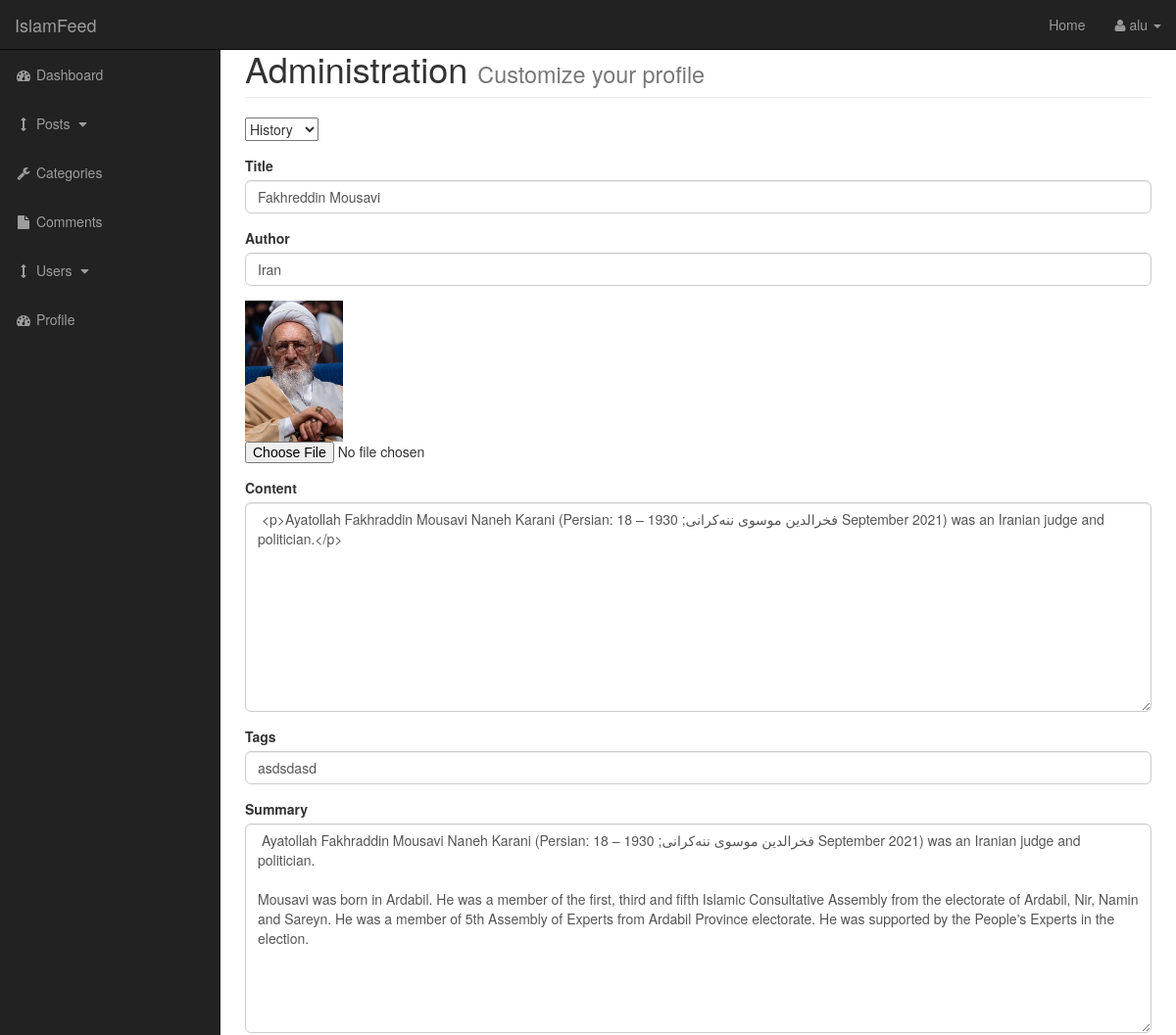
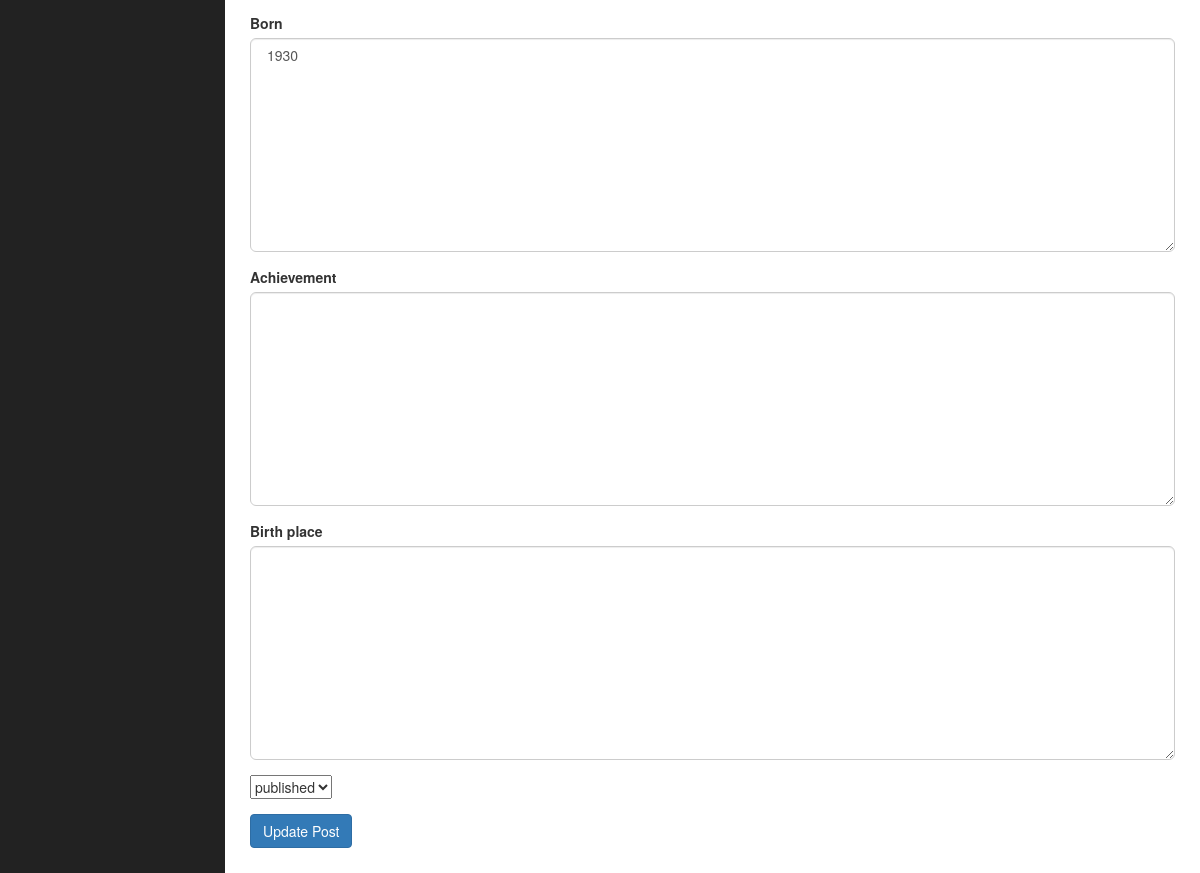
/admin/admin_posts.php?source=edit_post&p_id=12 (signed in), run on an earlier commit of the app's database (2 pictures, top to bottom).
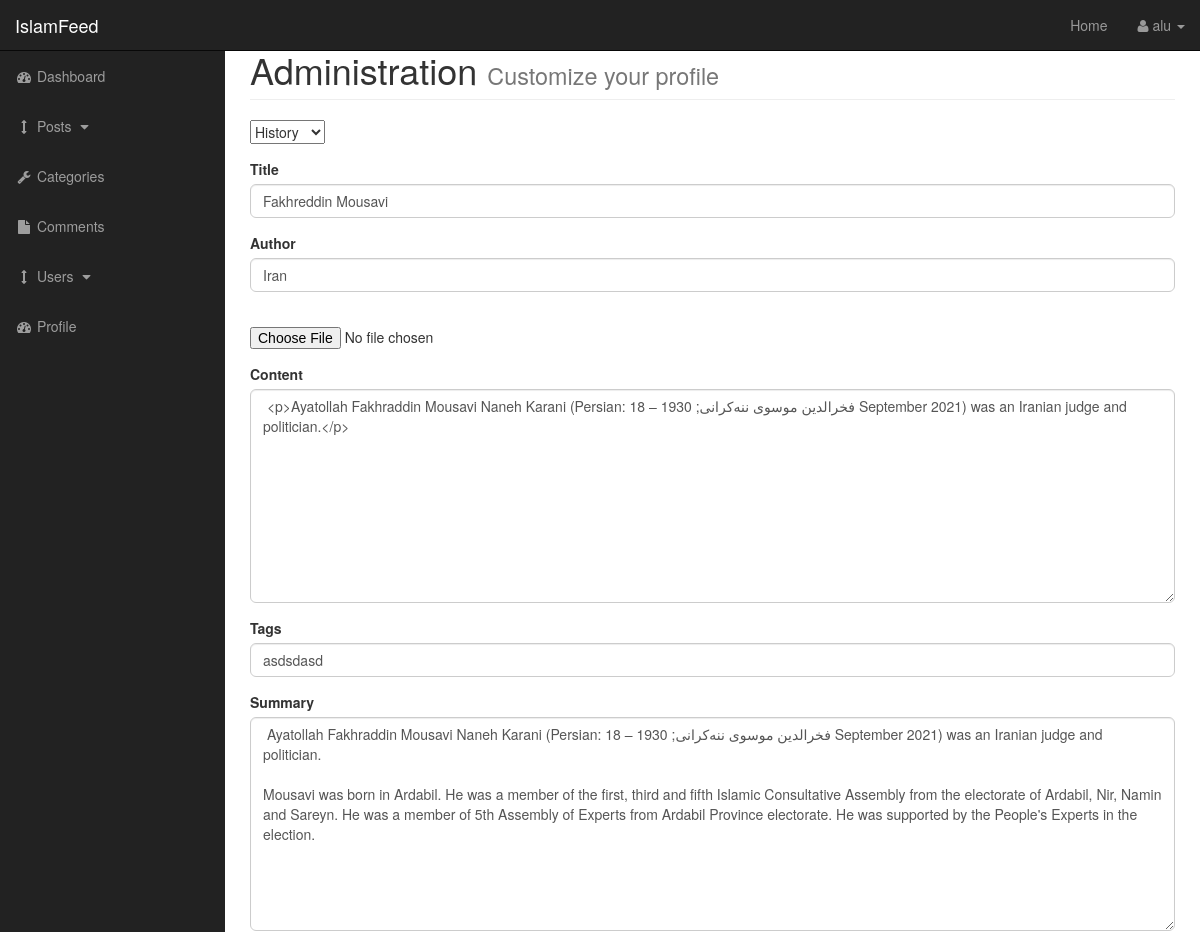
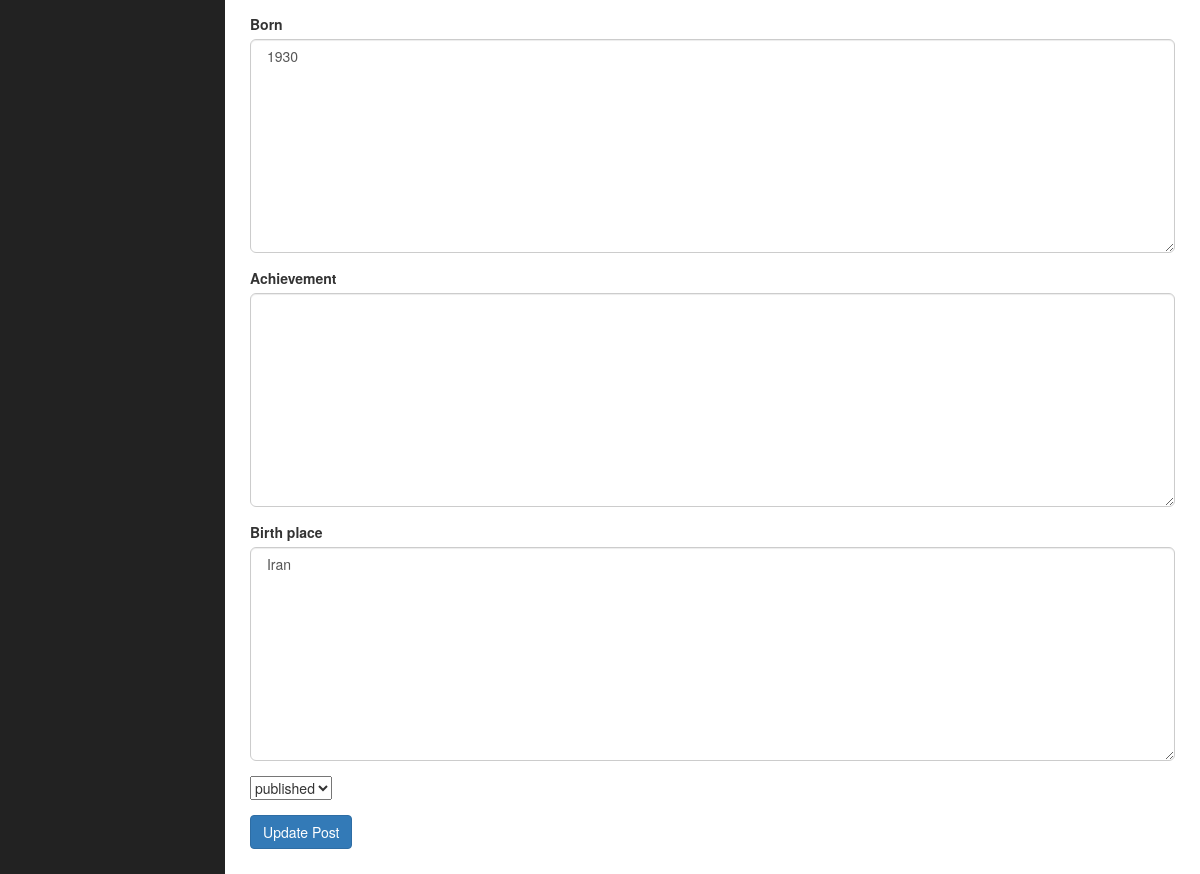
And on a later commit of the database (2 pictures, top to bottom).
### tables this page shows
CREATE TABLE `posts` (
  `post_id` int(11) NOT NULL AUTO_INCREMENT,
  `post_category_id` int(11) DEFAULT NULL,
  `post_title` varchar(191) DEFAULT '',
  `post_author` varchar(191) DEFAULT '',
  `post_date` date DEFAULT NULL,
  `post_image` text,
  `post_content` text,
  `post_tags` varchar(191) DEFAULT '',
  `post_comment_count` int(11) DEFAULT '0',
  `post_status` varchar(191) DEFAULT 'draft',
  `born` varchar(191) DEFAULT NULL,
  `post_summary` text,
  `achievement` text,
  `birth_place` text,
  PRIMARY KEY (`post_id`)
);

### admin/includes/edit_post.php (the view, shortened to what the changed rows need)
<?php
    if(isset($_GET['p_id'])){
        $the_post_id = $_GET['p_id'];
    }
    $query = "SELECT * FROM posts WHERE post_id = $the_post_id";
    $select_posts_by_id = mysqli_query($connection,$query);
    while($row = mysqli_fetch_assoc($select_posts_by_id)){
        $post_title = $row['post_title'];
        $post_author = $row['post_author'];
        $post_image = $row['post_image'];
        $post_content = $row['post_content'];
        $post_tags = $row['post_tags'];
        $post_status = $row['post_status'];
        $born = $row['born'];
        $post_summary = $row['post_summary'];
        $achievement = $row['achievement'];
        $birth_place = $row['birth_place'];
    }
?>
<form action="" method="post" enctype="multipart/form-data">
    <div class="form-group">
        <select name="post_category" id="">
            <?php
                $query = "SELECT * FROM category";
                $update_categories = mysqli_query($connection,$query);
                while($row = mysqli_fetch_assoc($update_categories)){
                    $cat_id = $row['cat_id'];
                    $cat_title = $row['cat_title'];
                    echo "<option value='$cat_id'>{$cat_title}</option>";
                }
            ?>
        </select>
    </div>
    <div class="form-group">
        <label for="title">Title</label>
        <input value="<?php echo $post_title; ?>" type="text" class="form-control" name="post_title">
    </div>
    <div class="form-group">
        <label for="post_author">Author</label>
        <input value="<?php echo $post_author; ?>" type="text" class="form-control" name="post_author">
    </div>
    <div class="form-group">
        <img width="100" src="../images/<?php echo $post_image; ?>" alt="">
        <input type="file" name="post_image">
    </div>
    <div class="form-group">
        <label for="post_content">Content</label>
        <textarea class="form-control" name="post_content" id="edit" col="30" rows="10"> <?php echo $post_content; ?> </textarea>
    </div>
    <div class="form-group">
        <label for="post_tags">Tags</label>
        <input value="<?php echo $post_tags; ?>" type="text" class="form-control" name="post_tags">
    </div>
    <div class="form-group">
        <label for="post_summary">Summary</label>
        <textarea class="form-control" name="post_summary" id="edit" col="30" rows="10"> <?php echo $post_summary; ?> </textarea>
    </div>
    <div class="form-group">
        <label for="born">Born</label>
        <textarea class="form-control" name="born" id="edit" col="30" rows="10"> <?php echo $born; ?> </textarea>
    </div>
    <div class="form-group">
        <label for="achievement">Achievement</label>
        <textarea class="form-control" name="achievement" id="edit" col="30" rows="10"> <?php echo $achievement; ?> </textarea>
    </div>
    <div class="form-group">
        <label for="birth_place">Birth place</label>
        <textarea class="form-control" name="birth_place" id="edit" col="30" rows="10"> <?php echo $birth_place; ?> </textarea>
    </div>
    <div class="form-group">
        <select name="post_status" id="">
            <option value='<?php echo $post_status;?>'><?php echo $post_status;?></option>
        </select>
    </div>
    <div class="form-group">
        <input class="btn btn-primary" type="submit" name="update_post" value="Update Post">
    </div>
</form>

### admin/includes/admin_navigation.php (shortened to what the changed rows need)
<nav class="navbar navbar-inverse navbar-fixed-top" role="navigation">
            <div class="navbar-header">
                <a class="navbar-brand" href="../index.php">IslamFeed</a>
            </div>
        </nav>

What changed in the data, as far as the page shows it:
changed posts "Fakhreddin Mousavi": birth_place (not shown) → "Iran"; post_image: picture removed
